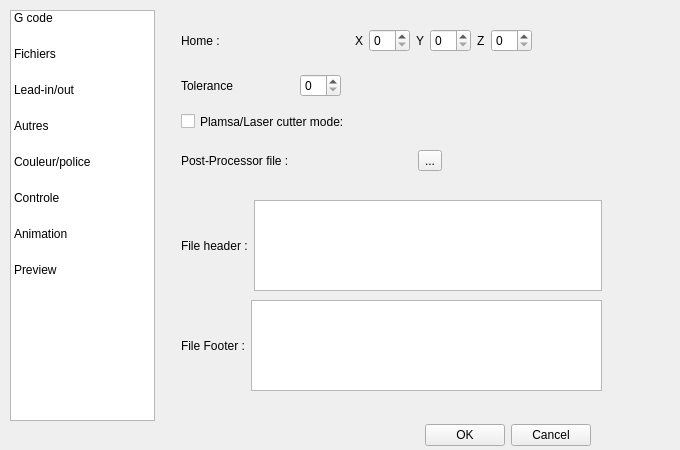
<ui version="4.0" >
 <class>SettingsDialog</class>
 <widget class="QWidget" name="SettingsDialog" >
  <property name="windowModality" >
   <enum>Qt::ApplicationModal</enum>
  </property>
  <property name="enabled" >
   <bool>true</bool>
  </property>
  <property name="sizePolicy" >
   <sizepolicy vsizetype="Preferred" hsizetype="Preferred" >
    <horstretch>0</horstretch>
    <verstretch>0</verstretch>
   </sizepolicy>
  </property>
  <property name="minimumSize" >
   <size>
    <width>650</width>
    <height>450</height>
   </size>
  </property>
  <property name="maximumSize" >
   <size>
    <width>680</width>
    <height>450</height>
   </size>
  </property>
  <property name="windowTitle" >
   <string>Camnest Settings</string>
  </property>
  <widget class="QWidget" name="layoutWidget" >
   <property name="geometry" >
    <rect>
     <x>0</x>
     <y>10</y>
     <width>681</width>
     <height>411</height>
    </rect>
   </property>
   <layout class="QHBoxLayout" name="Containerhor" >
    <item>
     <widget class="QListWidget" name="pageList" >
      <property name="sizePolicy" >
       <sizepolicy vsizetype="MinimumExpanding" hsizetype="Fixed" >
        <horstretch>0</horstretch>
        <verstretch>0</verstretch>
       </sizepolicy>
      </property>
      <property name="minimumSize" >
       <size>
        <width>145</width>
        <height>0</height>
       </size>
      </property>
      <property name="maximumSize" >
       <size>
        <width>145</width>
        <height>16777215</height>
       </size>
      </property>
      <property name="focusPolicy" >
       <enum>Qt::NoFocus</enum>
      </property>
      <property name="layoutDirection" >
       <enum>Qt::LeftToRight</enum>
      </property>
      <property name="horizontalScrollBarPolicy" >
       <enum>Qt::ScrollBarAlwaysOff</enum>
      </property>
      <property name="editTriggers" >
       <set>QAbstractItemView::NoEditTriggers</set>
      </property>
      <property name="selectionMode" >
       <enum>QAbstractItemView::SingleSelection</enum>
      </property>
      <property name="selectionBehavior" >
       <enum>QAbstractItemView::SelectRows</enum>
      </property>
      <property name="iconSize" >
       <size>
        <width>32</width>
        <height>32</height>
       </size>
      </property>
      <property name="movement" >
       <enum>QListView::Static</enum>
      </property>
      <property name="flow" >
       <enum>QListView::TopToBottom</enum>
      </property>
      <property name="isWrapping" stdset="0" >
       <bool>false</bool>
      </property>
      <property name="spacing" >
       <number>0</number>
      </property>
      <property name="gridSize" >
       <size>
        <width>120</width>
        <height>36</height>
       </size>
      </property>
      <property name="viewMode" >
       <enum>QListView::ListMode</enum>
      </property>
      <property name="uniformItemSizes" >
       <bool>true</bool>
      </property>
      <property name="currentRow" >
       <number>-1</number>
      </property>
      <item>
       <property name="text" >
        <string>G code</string>
       </property>
       <property name="icon" >
        <iconset>
         <normaloff>../../../../sources/lastfm/Last.fm/tags/1.4.0.54514/data/icon.png</normaloff>../../../../sources/lastfm/Last.fm/tags/1.4.0.54514/data/icon.png</iconset>
       </property>
      </item>
      <item>
       <property name="text" >
        <string>Fichiers</string>
       </property>
      </item>
      <item>
       <property name="text" >
        <string>Lead-in/out</string>
       </property>
      </item>
      <item>
       <property name="text" >
        <string>Autres</string>
       </property>
       <property name="icon" >
        <iconset>
         <normaloff>../../../../sources/lastfm/Last.fm/tags/1.4.0.54514/res/app_55.bmp</normaloff>../../../../sources/lastfm/Last.fm/tags/1.4.0.54514/res/app_55.bmp</iconset>
       </property>
      </item>
      <item>
       <property name="text" >
        <string>Couleur/police</string>
       </property>
       <property name="icon" >
        <iconset>
         <normaloff>../../../../sources/lastfm/Last.fm/tags/1.4.0.54514/res/qrc/SideBarNowPlaying.png</normaloff>../../../../sources/lastfm/Last.fm/tags/1.4.0.54514/res/qrc/SideBarNowPlaying.png</iconset>
       </property>
      </item>
      <item>
       <property name="text" >
        <string>Controle</string>
       </property>
       <property name="icon" >
        <iconset resource="../../../../sources/lastfm/Last.fm/tags/1.4.0.54514/res/qrc/last.fm.qrc" >
         <normaloff>:/action/love.png</normaloff>:/action/love.png</iconset>
       </property>
      </item>
      <item>
       <property name="text" >
        <string>Animation</string>
       </property>
      </item>
      <item>
       <property name="text" >
        <string>Preview</string>
       </property>
      </item>
     </widget>
    </item>
    <item>
     <widget class="QStackedWidget" name="pageStack" >
      <property name="sizePolicy" >
       <sizepolicy vsizetype="Maximum" hsizetype="Maximum" >
        <horstretch>250</horstretch>
        <verstretch>250</verstretch>
       </sizepolicy>
      </property>
      <property name="minimumSize" >
       <size>
        <width>400</width>
        <height>400</height>
       </size>
      </property>
      <property name="maximumSize" >
       <size>
        <width>500</width>
        <height>600</height>
       </size>
      </property>
      <property name="baseSize" >
       <size>
        <width>500</width>
        <height>500</height>
       </size>
      </property>
      <property name="currentIndex" >
       <number>1</number>
      </property>
      <widget class="QWidget" name="page_3" >
       <widget class="QWidget" name="verticalLayoutWidget_4" >
        <property name="geometry" >
         <rect>
          <x>20</x>
          <y>70</y>
          <width>431</width>
          <height>181</height>
         </rect>
        </property>
        <layout class="QVBoxLayout" name="verticalLayout_4" >
         <item>
          <layout class="QHBoxLayout" name="horizontalLayLeadUncer" >
           <item>
            <widget class="QLabel" name="label_27" >
             <property name="text" >
              <string>Uncertain lead :</string>
             </property>
             <property name="buddy" >
              <cstring>penPB_6</cstring>
             </property>
            </widget>
           </item>
           <item>
            <spacer name="horizoUncerlead" >
             <property name="orientation" >
              <enum>Qt::Horizontal</enum>
             </property>
             <property name="sizeType" >
              <enum>QSizePolicy::Expanding</enum>
             </property>
             <property name="sizeHint" stdset="0" >
              <size>
               <width>100</width>
               <height>20</height>
              </size>
             </property>
            </spacer>
           </item>
           <item>
            <widget class="QPushButton" name="penPB_6" >
             <property name="text" >
              <string>Set Color</string>
             </property>
            </widget>
           </item>
          </layout>
         </item>
         <item>
          <layout class="QHBoxLayout" name="horizontalLayout_10" >
           <item>
            <widget class="QLabel" name="label_14" >
             <property name="text" >
              <string>Lead In :</string>
             </property>
             <property name="buddy" >
              <cstring>penPB_2</cstring>
             </property>
            </widget>
           </item>
           <item>
            <spacer name="horizontalSpac_6" >
             <property name="orientation" >
              <enum>Qt::Horizontal</enum>
             </property>
             <property name="sizeType" >
              <enum>QSizePolicy::Expanding</enum>
             </property>
             <property name="sizeHint" stdset="0" >
              <size>
               <width>100</width>
               <height>20</height>
              </size>
             </property>
            </spacer>
           </item>
           <item>
            <widget class="QPushButton" name="penPB_2" >
             <property name="text" >
              <string>Set Color</string>
             </property>
            </widget>
           </item>
          </layout>
         </item>
         <item>
          <layout class="QHBoxLayout" name="horizontalLayout_19" >
           <item>
            <widget class="QLabel" name="label_22" >
             <property name="text" >
              <string>Lead Out :</string>
             </property>
             <property name="buddy" >
              <cstring>penPB_3</cstring>
             </property>
            </widget>
           </item>
           <item>
            <spacer name="horizoalSpacer_6" >
             <property name="orientation" >
              <enum>Qt::Horizontal</enum>
             </property>
             <property name="sizeType" >
              <enum>QSizePolicy::Expanding</enum>
             </property>
             <property name="sizeHint" stdset="0" >
              <size>
               <width>100</width>
               <height>20</height>
              </size>
             </property>
            </spacer>
           </item>
           <item>
            <widget class="QPushButton" name="penPB_3" >
             <property name="text" >
              <string>Set Color</string>
             </property>
            </widget>
           </item>
          </layout>
         </item>
         <item>
          <layout class="QHBoxLayout" name="horizontalLayout_20" >
           <item>
            <widget class="QLabel" name="label_23" >
             <property name="text" >
              <string>Arrow:</string>
             </property>
             <property name="buddy" >
              <cstring>penPB_4</cstring>
             </property>
            </widget>
           </item>
           <item>
            <spacer name="hozontalSpacer_6" >
             <property name="orientation" >
              <enum>Qt::Horizontal</enum>
             </property>
             <property name="sizeType" >
              <enum>QSizePolicy::Expanding</enum>
             </property>
             <property name="sizeHint" stdset="0" >
              <size>
               <width>100</width>
               <height>20</height>
              </size>
             </property>
            </spacer>
           </item>
           <item>
            <widget class="QPushButton" name="penPB_4" >
             <property name="text" >
              <string>Set Color</string>
             </property>
            </widget>
           </item>
          </layout>
         </item>
        </layout>
       </widget>
      </widget>
      <widget class="QWidget" name="page" >
       <widget class="QWidget" name="horizontalLayoutWidget_3" >
        <property name="geometry" >
         <rect>
          <x>10</x>
          <y>10</y>
          <width>351</width>
          <height>41</height>
         </rect>
        </property>
        <layout class="QHBoxLayout" name="horizontalLayout_5" >
         <item>
          <widget class="QLabel" name="label_3" >
           <property name="text" >
            <string>Home :</string>
           </property>
           <property name="buddy" >
            <cstring>spinBox</cstring>
           </property>
          </widget>
         </item>
         <item>
          <spacer name="horizontalSpacer_4" >
           <property name="orientation" >
            <enum>Qt::Horizontal</enum>
           </property>
           <property name="sizeHint" stdset="0" >
            <size>
             <width>40</width>
             <height>20</height>
            </size>
           </property>
          </spacer>
         </item>
         <item>
          <widget class="QLabel" name="label_8" >
           <property name="text" >
            <string>X</string>
           </property>
           <property name="buddy" >
            <cstring>spinBox</cstring>
           </property>
          </widget>
         </item>
         <item>
          <widget class="QSpinBox" name="spinBox" />
         </item>
         <item>
          <widget class="QLabel" name="label_9" >
           <property name="text" >
            <string>Y</string>
           </property>
           <property name="buddy" >
            <cstring>spinBox_2</cstring>
           </property>
          </widget>
         </item>
         <item>
          <widget class="QSpinBox" name="spinBox_2" />
         </item>
         <item>
          <widget class="QLabel" name="label_10" >
           <property name="text" >
            <string>Z</string>
           </property>
           <property name="buddy" >
            <cstring>spinBox_3</cstring>
           </property>
          </widget>
         </item>
         <item>
          <widget class="QSpinBox" name="spinBox_3" />
         </item>
        </layout>
       </widget>
       <widget class="QWidget" name="horizontalLayoutWidget_4" >
        <property name="geometry" >
         <rect>
          <x>10</x>
          <y>60</y>
          <width>160</width>
          <height>31</height>
         </rect>
        </property>
        <layout class="QHBoxLayout" name="horizontalLayout_6" >
         <item>
          <widget class="QLabel" name="label_4" >
           <property name="text" >
            <string>Tolerance</string>
           </property>
          </widget>
         </item>
         <item>
          <spacer name="horizontalSpacer_6" >
           <property name="orientation" >
            <enum>Qt::Horizontal</enum>
           </property>
           <property name="sizeHint" stdset="0" >
            <size>
             <width>40</width>
             <height>20</height>
            </size>
           </property>
          </spacer>
         </item>
         <item>
          <widget class="QSpinBox" name="tolGCodeSB" />
         </item>
        </layout>
       </widget>
       <widget class="QCheckBox" name="checkBox" >
        <property name="geometry" >
         <rect>
          <x>10</x>
          <y>100</y>
          <width>221</width>
          <height>23</height>
         </rect>
        </property>
        <property name="whatsThis" >
         <string>If activated:
-Lead In/out are created.
-Part outline is cut last.</string>
        </property>
        <property name="text" >
         <string>Plamsa/Laser cutter mode:</string>
        </property>
       </widget>
       <widget class="QWidget" name="horizontalLayoutWidget_5" >
        <property name="geometry" >
         <rect>
          <x>10</x>
          <y>130</y>
          <width>261</width>
          <height>41</height>
         </rect>
        </property>
        <layout class="QHBoxLayout" name="horizontalLayout_7" >
         <item>
          <widget class="QLabel" name="label_11" >
           <property name="text" >
            <string>Post-Processor file :</string>
           </property>
           <property name="buddy" >
            <cstring>toolButton</cstring>
           </property>
          </widget>
         </item>
         <item>
          <spacer name="horizontalSpacer_5" >
           <property name="orientation" >
            <enum>Qt::Horizontal</enum>
           </property>
           <property name="sizeHint" stdset="0" >
            <size>
             <width>40</width>
             <height>20</height>
            </size>
           </property>
          </spacer>
         </item>
         <item>
          <widget class="QToolButton" name="toolButton" >
           <property name="text" >
            <string>...</string>
           </property>
          </widget>
         </item>
        </layout>
       </widget>
       <widget class="QWidget" name="horizontalLayoutWidget_6" >
        <property name="geometry" >
         <rect>
          <x>10</x>
          <y>190</y>
          <width>421</width>
          <height>91</height>
         </rect>
        </property>
        <layout class="QHBoxLayout" name="horizontalLayout_8" >
         <item>
          <widget class="QLabel" name="label_12" >
           <property name="text" >
            <string>File header :</string>
           </property>
           <property name="buddy" >
            <cstring>textEdit</cstring>
           </property>
          </widget>
         </item>
         <item>
          <widget class="QTextEdit" name="textEdit" />
         </item>
        </layout>
       </widget>
       <widget class="QWidget" name="horizontalLayoutWidget_7" >
        <property name="geometry" >
         <rect>
          <x>10</x>
          <y>290</y>
          <width>421</width>
          <height>91</height>
         </rect>
        </property>
        <layout class="QHBoxLayout" name="horizontalLayout_9" >
         <item>
          <widget class="QLabel" name="label_13" >
           <property name="text" >
            <string>File Footer :</string>
           </property>
           <property name="buddy" >
            <cstring>textEdit_2</cstring>
           </property>
          </widget>
         </item>
         <item>
          <widget class="QTextEdit" name="textEdit_2" />
         </item>
        </layout>
       </widget>
      </widget>
      <widget class="QWidget" name="page_4" >
       <widget class="QWidget" name="horizontalLayoutWidget_11" >
        <property name="geometry" >
         <rect>
          <x>20</x>
          <y>30</y>
          <width>391</width>
          <height>31</height>
         </rect>
        </property>
        <layout class="QHBoxLayout" name="horizontalLayout_18" >
         <item>
          <widget class="QLabel" name="label_18" >
           <property name="text" >
            <string>Allow item moving :</string>
           </property>
           <property name="buddy" >
            <cstring>checkBox_2</cstring>
           </property>
          </widget>
         </item>
         <item>
          <spacer name="horizontalSpacer_9" >
           <property name="orientation" >
            <enum>Qt::Horizontal</enum>
           </property>
           <property name="sizeHint" stdset="0" >
            <size>
             <width>40</width>
             <height>20</height>
            </size>
           </property>
          </spacer>
         </item>
         <item>
          <widget class="QCheckBox" name="checkBox_2" >
           <property name="text" >
            <string>CheckBox</string>
           </property>
          </widget>
         </item>
        </layout>
       </widget>
       <widget class="QCheckBox" name="InnerTextCHK_2" >
        <property name="geometry" >
         <rect>
          <x>10</x>
          <y>90</y>
          <width>449</width>
          <height>23</height>
         </rect>
        </property>
        <property name="text" >
         <string>Number Loops</string>
        </property>
        <property name="checked" >
         <bool>true</bool>
        </property>
       </widget>
       <widget class="QWidget" name="layoutWidget_4" >
        <property name="geometry" >
         <rect>
          <x>80</x>
          <y>140</y>
          <width>350</width>
          <height>31</height>
         </rect>
        </property>
        <layout class="QHBoxLayout" name="horizontalLayout_4" >
         <item>
          <widget class="QLabel" name="label_6" >
           <property name="text" >
            <string>Font :</string>
           </property>
           <property name="buddy" >
            <cstring>fontCB</cstring>
           </property>
          </widget>
         </item>
         <item>
          <widget class="QFontComboBox" name="fontCB" />
         </item>
         <item>
          <widget class="QLabel" name="label_7" >
           <property name="text" >
            <string>Size :</string>
           </property>
           <property name="buddy" >
            <cstring>fontSizeSpin</cstring>
           </property>
          </widget>
         </item>
         <item>
          <widget class="QSpinBox" name="fontSizeSpin" >
           <property name="minimum" >
            <number>2</number>
           </property>
           <property name="maximum" >
            <number>70</number>
           </property>
          </widget>
         </item>
        </layout>
       </widget>
       <widget class="QWidget" name="layoutWidget_3" >
        <property name="geometry" >
         <rect>
          <x>20</x>
          <y>190</y>
          <width>449</width>
          <height>42</height>
         </rect>
        </property>
        <layout class="QHBoxLayout" name="horizontalLayout_16" >
         <item>
          <widget class="QLabel" name="penLB_3" >
           <property name="minimumSize" >
            <size>
             <width>84</width>
             <height>0</height>
            </size>
           </property>
           <property name="text" >
            <string>Text Color :</string>
           </property>
           <property name="buddy" >
            <cstring>penPB_5</cstring>
           </property>
          </widget>
         </item>
         <item>
          <spacer name="horizontSp" >
           <property name="orientation" >
            <enum>Qt::Horizontal</enum>
           </property>
           <property name="sizeType" >
            <enum>QSizePolicy::Fixed</enum>
           </property>
           <property name="sizeHint" stdset="0" >
            <size>
             <width>200</width>
             <height>20</height>
            </size>
           </property>
          </spacer>
         </item>
         <item>
          <widget class="QPushButton" name="penPB_5" >
           <property name="text" >
            <string>Set Color</string>
           </property>
          </widget>
         </item>
        </layout>
       </widget>
      </widget>
      <widget class="QWidget" name="page_5" >
       <widget class="QWidget" name="verticalLayoutWidget_2" >
        <property name="geometry" >
         <rect>
          <x>10</x>
          <y>10</y>
          <width>461</width>
          <height>271</height>
         </rect>
        </property>
        <layout class="QVBoxLayout" name="verticalLayout_3" >
         <item>
          <layout class="QHBoxLayout" name="horizontalLayout_11" >
           <item>
            <widget class="QLabel" name="label" >
             <property name="whatsThis" >
              <string>The default distance at which a lead is placed.</string>
             </property>
             <property name="text" >
              <string>Lead distance:</string>
             </property>
            </widget>
           </item>
           <item>
            <spacer name="horizontalSpa" >
             <property name="orientation" >
              <enum>Qt::Horizontal</enum>
             </property>
             <property name="sizeHint" stdset="0" >
              <size>
               <width>40</width>
               <height>20</height>
              </size>
             </property>
            </spacer>
           </item>
           <item>
            <widget class="QDoubleSpinBox" name="leadDistSB" />
           </item>
          </layout>
         </item>
         <item>
          <layout class="QHBoxLayout" name="horizontalLayout_13" >
           <item>
            <widget class="QLabel" name="label_15" >
             <property name="whatsThis" >
              <string>If no possible leads can be created within the provided distance, an uncertain lead, which need to be moved by the user, is placed.</string>
             </property>
             <property name="text" >
              <string>Minimal lead distance:</string>
             </property>
             <property name="buddy" >
              <cstring>minLeadDistSB</cstring>
             </property>
            </widget>
           </item>
           <item>
            <spacer name="horizontalSpacer_7" >
             <property name="orientation" >
              <enum>Qt::Horizontal</enum>
             </property>
             <property name="sizeHint" stdset="0" >
              <size>
               <width>40</width>
               <height>20</height>
              </size>
             </property>
            </spacer>
           </item>
           <item>
            <widget class="QDoubleSpinBox" name="minLeadDistSB" />
           </item>
          </layout>
         </item>
         <item>
          <layout class="QHBoxLayout" name="horizontalLayout_17" >
           <item>
            <widget class="QLabel" name="label_17" >
             <property name="whatsThis" >
              <string>This is only for Graphical representation of the laser beam, it won't affect the Generated code.</string>
             </property>
             <property name="text" >
              <string>Lead Radius:</string>
             </property>
             <property name="buddy" >
              <cstring>leadRadiusSB</cstring>
             </property>
            </widget>
           </item>
           <item>
            <spacer name="horizontalSpac" >
             <property name="orientation" >
              <enum>Qt::Horizontal</enum>
             </property>
             <property name="sizeHint" stdset="0" >
              <size>
               <width>40</width>
               <height>20</height>
              </size>
             </property>
            </spacer>
           </item>
           <item>
            <widget class="QDoubleSpinBox" name="leadRadiusSB" />
           </item>
          </layout>
         </item>
         <item>
          <layout class="QHBoxLayout" name="horizontalLayout_12" >
           <item>
            <widget class="QLabel" name="label_2" >
             <property name="whatsThis" >
              <string>Angle at which circles leads should be drawn (and cut).</string>
             </property>
             <property name="text" >
              <string>Circle Lead Angle:</string>
             </property>
             <property name="buddy" >
              <cstring>leadAngleSB</cstring>
             </property>
            </widget>
           </item>
           <item>
            <spacer name="horizontalSpacer_8" >
             <property name="orientation" >
              <enum>Qt::Horizontal</enum>
             </property>
             <property name="sizeHint" stdset="0" >
              <size>
               <width>40</width>
               <height>20</height>
              </size>
             </property>
            </spacer>
           </item>
           <item>
            <widget class="QSpinBox" name="leadAngleSB" />
           </item>
          </layout>
         </item>
         <item>
          <widget class="QCheckBox" name="drawArrowCB" >
           <property name="text" >
            <string>Draw Arrow between Lead In/Out</string>
           </property>
           <property name="checked" >
            <bool>true</bool>
           </property>
          </widget>
         </item>
        </layout>
       </widget>
      </widget>
      <widget class="QWidget" name="page_6" >
       <widget class="QWidget" name="verticalLayoutWidget" >
        <property name="geometry" >
         <rect>
          <x>0</x>
          <y>30</y>
          <width>471</width>
          <height>311</height>
         </rect>
        </property>
        <layout class="QVBoxLayout" name="verticalLayout" >
         <item>
          <layout class="QHBoxLayout" name="horizontalLayout" >
           <item>
            <widget class="QLabel" name="penLB" >
             <property name="text" >
              <string>Part Outline :</string>
             </property>
             <property name="buddy" >
              <cstring>penPB</cstring>
             </property>
            </widget>
           </item>
           <item>
            <spacer name="horizontalSpacer_2" >
             <property name="orientation" >
              <enum>Qt::Horizontal</enum>
             </property>
             <property name="sizeHint" stdset="0" >
              <size>
               <width>100</width>
               <height>20</height>
              </size>
             </property>
            </spacer>
           </item>
           <item>
            <widget class="QPushButton" name="penPB" >
             <property name="text" >
              <string>Set Color</string>
             </property>
            </widget>
           </item>
          </layout>
         </item>
         <item>
          <layout class="QHBoxLayout" name="horizontalLayout_14" >
           <item>
            <widget class="QLabel" name="label_16" >
             <property name="text" >
              <string>Pen width :</string>
             </property>
             <property name="buddy" >
              <cstring>spinBox_4</cstring>
             </property>
            </widget>
           </item>
           <item>
            <spacer name="horizontalSpacer_10" >
             <property name="orientation" >
              <enum>Qt::Horizontal</enum>
             </property>
             <property name="sizeHint" stdset="0" >
              <size>
               <width>40</width>
               <height>20</height>
              </size>
             </property>
            </spacer>
           </item>
           <item>
            <widget class="QSpinBox" name="spinBox_4" />
           </item>
          </layout>
         </item>
         <item>
          <widget class="QCheckBox" name="InnerColorCHK" >
           <property name="text" >
            <string>Colorize Part inner</string>
           </property>
          </widget>
         </item>
         <item>
          <layout class="QHBoxLayout" name="horizontalLayout_2" >
           <item>
            <widget class="QLabel" name="brushLB" >
             <property name="text" >
              <string>Part Inner :</string>
             </property>
             <property name="buddy" >
              <cstring>brushPB</cstring>
             </property>
            </widget>
           </item>
           <item>
            <spacer name="horizontalSpacer" >
             <property name="orientation" >
              <enum>Qt::Horizontal</enum>
             </property>
             <property name="sizeType" >
              <enum>QSizePolicy::Expanding</enum>
             </property>
             <property name="sizeHint" stdset="0" >
              <size>
               <width>100</width>
               <height>20</height>
              </size>
             </property>
            </spacer>
           </item>
           <item>
            <widget class="QPushButton" name="brushPB" >
             <property name="enabled" >
              <bool>false</bool>
             </property>
             <property name="sizePolicy" >
              <sizepolicy vsizetype="Fixed" hsizetype="Minimum" >
               <horstretch>0</horstretch>
               <verstretch>0</verstretch>
              </sizepolicy>
             </property>
             <property name="baseSize" >
              <size>
               <width>50</width>
               <height>16</height>
              </size>
             </property>
             <property name="text" >
              <string>Set Color</string>
             </property>
             <property name="checkable" >
              <bool>true</bool>
             </property>
             <property name="checked" >
              <bool>true</bool>
             </property>
            </widget>
           </item>
          </layout>
         </item>
         <item>
          <widget class="Line" name="line" >
           <property name="orientation" >
            <enum>Qt::Horizontal</enum>
           </property>
          </widget>
         </item>
         <item>
          <widget class="QLabel" name="label_24" >
           <property name="sizePolicy" >
            <sizepolicy vsizetype="Preferred" hsizetype="Preferred" >
             <horstretch>0</horstretch>
             <verstretch>0</verstretch>
            </sizepolicy>
           </property>
           <property name="text" >
            <string>Advanced Features </string>
           </property>
           <property name="alignment" >
            <set>Qt::AlignCenter</set>
           </property>
          </widget>
         </item>
         <item>
          <widget class="QCheckBox" name="InnerTextCHK" >
           <property name="text" >
            <string>Texturize Part inner</string>
           </property>
          </widget>
         </item>
         <item>
          <layout class="QHBoxLayout" name="horizontalLayout_3" >
           <item>
            <widget class="QLabel" name="label_5" >
             <property name="text" >
              <string>Inner Texture :</string>
             </property>
             <property name="buddy" >
              <cstring>texturePB</cstring>
             </property>
            </widget>
           </item>
           <item>
            <spacer name="horizontalSpacer_3" >
             <property name="orientation" >
              <enum>Qt::Horizontal</enum>
             </property>
             <property name="sizeType" >
              <enum>QSizePolicy::Expanding</enum>
             </property>
             <property name="sizeHint" stdset="0" >
              <size>
               <width>100</width>
               <height>20</height>
              </size>
             </property>
            </spacer>
           </item>
           <item>
            <widget class="QPushButton" name="texturePB" >
             <property name="enabled" >
              <bool>false</bool>
             </property>
             <property name="text" >
              <string>Set Texture</string>
             </property>
             <property name="checkable" >
              <bool>true</bool>
             </property>
            </widget>
           </item>
          </layout>
         </item>
         <item>
          <layout class="QHBoxLayout" name="horizontalLayout_15" >
           <item>
            <widget class="QLabel" name="label_19" >
             <property name="text" >
              <string>Rendering Quality :</string>
             </property>
             <property name="buddy" >
              <cstring>horizontalSlider</cstring>
             </property>
            </widget>
           </item>
           <item>
            <spacer name="horizontalSpacer_11" >
             <property name="orientation" >
              <enum>Qt::Horizontal</enum>
             </property>
             <property name="sizeHint" stdset="0" >
              <size>
               <width>40</width>
               <height>20</height>
              </size>
             </property>
            </spacer>
           </item>
           <item>
            <widget class="QLabel" name="label_20" >
             <property name="text" >
              <string>Low</string>
             </property>
            </widget>
           </item>
           <item>
            <widget class="QSlider" name="horizontalSlider" >
             <property name="maximum" >
              <number>4</number>
             </property>
             <property name="sliderPosition" >
              <number>2</number>
             </property>
             <property name="orientation" >
              <enum>Qt::Horizontal</enum>
             </property>
            </widget>
           </item>
           <item>
            <widget class="QLabel" name="label_21" >
             <property name="text" >
              <string>High</string>
             </property>
            </widget>
           </item>
          </layout>
         </item>
         <item>
          <widget class="QCheckBox" name="checkBox_4" >
           <property name="text" >
            <string>Use OpenGl Acceleration</string>
           </property>
          </widget>
         </item>
        </layout>
       </widget>
      </widget>
      <widget class="QWidget" name="page_7" >
       <widget class="QLabel" name="label_25" >
        <property name="geometry" >
         <rect>
          <x>60</x>
          <y>50</y>
          <width>181</width>
          <height>19</height>
         </rect>
        </property>
        <property name="text" >
         <string>Show Warnings for:</string>
        </property>
       </widget>
       <widget class="QCheckBox" name="checkBox_5" >
        <property name="geometry" >
         <rect>
          <x>50</x>
          <y>80</y>
          <width>111</width>
          <height>23</height>
         </rect>
        </property>
        <property name="text" >
         <string>Open Loops</string>
        </property>
        <property name="checked" >
         <bool>true</bool>
        </property>
       </widget>
       <widget class="QCheckBox" name="checkBox_6" >
        <property name="geometry" >
         <rect>
          <x>50</x>
          <y>110</y>
          <width>301</width>
          <height>23</height>
         </rect>
        </property>
        <property name="text" >
         <string>Duplicate Entities (drawing corruption)</string>
        </property>
        <property name="checked" >
         <bool>true</bool>
        </property>
       </widget>
       <widget class="QSpinBox" name="spinBox_5" >
        <property name="geometry" >
         <rect>
          <x>160</x>
          <y>180</y>
          <width>62</width>
          <height>29</height>
         </rect>
        </property>
       </widget>
       <widget class="QLabel" name="label_26" >
        <property name="geometry" >
         <rect>
          <x>20</x>
          <y>180</y>
          <width>141</width>
          <height>19</height>
         </rect>
        </property>
        <property name="whatsThis" >
         <string>Distance at which a point and another are considered the same.</string>
        </property>
        <property name="text" >
         <string>Drawing tolerance :</string>
        </property>
        <property name="buddy" >
         <cstring>spinBox_5</cstring>
        </property>
       </widget>
      </widget>
      <widget class="QWidget" name="page_2" >
       <widget class="QWidget" name="verticalLayoutWidget_3" >
        <property name="geometry" >
         <rect>
          <x>20</x>
          <y>40</y>
          <width>361</width>
          <height>161</height>
         </rect>
        </property>
        <layout class="QVBoxLayout" name="verticalLayout_2" >
         <item>
          <widget class="QCheckBox" name="checkBox_9" >
           <property name="whatsThis" >
            <string>If enabled, parts are only rendered for view. G-code generation is thus disabled.</string>
           </property>
           <property name="text" >
            <string>Viewer Only Mode</string>
           </property>
          </widget>
         </item>
         <item>
          <widget class="QCheckBox" name="checkBox_7" >
           <property name="text" >
            <string>Always ask before clearing scene</string>
           </property>
          </widget>
         </item>
         <item>
          <widget class="QCheckBox" name="checkBox_8" >
           <property name="text" >
            <string>Always ask before quitting application</string>
           </property>
          </widget>
         </item>
         <item>
          <widget class="QCheckBox" name="checkBox_10" >
           <property name="text" >
            <string>Auto zoom fit when inserting part to scene</string>
           </property>
          </widget>
         </item>
        </layout>
       </widget>
      </widget>
     </widget>
    </item>
   </layout>
  </widget>
  <widget class="QWidget" name="layoutWidget_2" >
   <property name="geometry" >
    <rect>
     <x>10</x>
     <y>420</y>
     <width>581</width>
     <height>31</height>
    </rect>
   </property>
   <layout class="QHBoxLayout" name="_2" >
    <item>
     <spacer name="spacerbas" >
      <property name="orientation" >
       <enum>Qt::Horizontal</enum>
      </property>
      <property name="sizeHint" stdset="0" >
       <size>
        <width>126</width>
        <height>8</height>
       </size>
      </property>
     </spacer>
    </item>
    <item>
     <widget class="QPushButton" name="okButton" >
      <property name="text" >
       <string>OK</string>
      </property>
     </widget>
    </item>
    <item>
     <widget class="QPushButton" name="cancelButton" >
      <property name="text" >
       <string>Cancel</string>
      </property>
     </widget>
    </item>
   </layout>
  </widget>
 </widget>
 <tabstops>
  <tabstop>InnerColorCHK</tabstop>
  <tabstop>brushPB</tabstop>
  <tabstop>InnerTextCHK</tabstop>
  <tabstop>texturePB</tabstop>
  <tabstop>okButton</tabstop>
  <tabstop>cancelButton</tabstop>
 </tabstops>
 <resources>
  <include location="../../../../sources/lastfm/Last.fm/tags/1.4.0.54514/res/qrc/last.fm.qrc" />
 </resources>
 <connections>
  <connection>
   <sender>pageList</sender>
   <signal>currentRowChanged(int)</signal>
   <receiver>pageStack</receiver>
   <slot>setCurrentIndex(int)</slot>
   <hints>
    <hint type="sourcelabel" >
     <x>69</x>
     <y>55</y>
    </hint>
    <hint type="destinationlabel" >
     <x>218</x>
     <y>76</y>
    </hint>
   </hints>
  </connection>
  <connection>
   <sender>cancelButton</sender>
   <signal>clicked()</signal>
   <receiver>SettingsDialog</receiver>
   <slot>close()</slot>
   <hints>
    <hint type="sourcelabel" >
     <x>551</x>
     <y>434</y>
    </hint>
    <hint type="destinationlabel" >
     <x>296</x>
     <y>242</y>
    </hint>
   </hints>
  </connection>
  <connection>
   <sender>okButton</sender>
   <signal>clicked()</signal>
   <receiver>SettingsDialog</receiver>
   <slot>save()</slot>
   <hints>
    <hint type="sourcelabel" >
     <x>466</x>
     <y>433</y>
    </hint>
    <hint type="destinationlabel" >
     <x>284</x>
     <y>418</y>
    </hint>
   </hints>
  </connection>
  <connection>
   <sender>InnerColorCHK</sender>
   <signal>toggled(bool)</signal>
   <receiver>brushPB</receiver>
   <slot>setEnabled(bool)</slot>
   <hints>
    <hint type="sourcelabel" >
     <x>639</x>
     <y>130</y>
    </hint>
    <hint type="destinationlabel" >
     <x>638</x>
     <y>166</y>
    </hint>
   </hints>
  </connection>
  <connection>
   <sender>InnerTextCHK</sender>
   <signal>toggled(bool)</signal>
   <receiver>texturePB</receiver>
   <slot>setEnabled(bool)</slot>
   <hints>
    <hint type="sourcelabel" >
     <x>548</x>
     <y>240</y>
    </hint>
    <hint type="destinationlabel" >
     <x>638</x>
     <y>276</y>
    </hint>
   </hints>
  </connection>
  <connection>
   <sender>InnerTextCHK_2</sender>
   <signal>toggled(bool)</signal>
   <receiver>fontCB</receiver>
   <slot>setEnabled(bool)</slot>
   <hints>
    <hint type="sourcelabel" >
     <x>341</x>
     <y>103</y>
    </hint>
    <hint type="destinationlabel" >
     <x>448</x>
     <y>158</y>
    </hint>
   </hints>
  </connection>
  <connection>
   <sender>InnerTextCHK_2</sender>
   <signal>toggled(bool)</signal>
   <receiver>fontSizeSpin</receiver>
   <slot>setEnabled(bool)</slot>
   <hints>
    <hint type="sourcelabel" >
     <x>256</x>
     <y>101</y>
    </hint>
    <hint type="destinationlabel" >
     <x>598</x>
     <y>162</y>
    </hint>
   </hints>
  </connection>
  <connection>
   <sender>InnerTextCHK_2</sender>
   <signal>toggled(bool)</signal>
   <receiver>penPB_5</receiver>
   <slot>setEnabled(bool)</slot>
   <hints>
    <hint type="sourcelabel" >
     <x>217</x>
     <y>101</y>
    </hint>
    <hint type="destinationlabel" >
     <x>576</x>
     <y>204</y>
    </hint>
   </hints>
  </connection>
 </connections>
 <slots>
  <slot>selectColor()</slot>
  <slot>save()</slot>
 </slots>
</ui>
